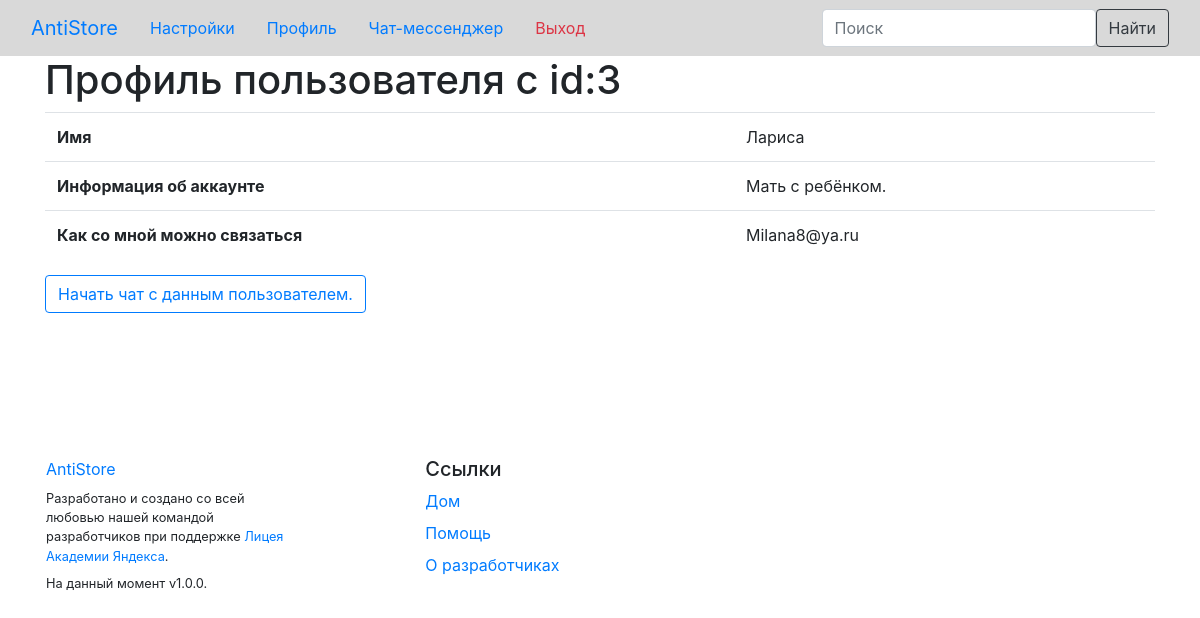
The app's page /profile/vp/3 (signed in) with its own data.
### data/users.py (models this page shows, shortened)
class User(SqlAlchemyBase, UserMixin, SerializerMixin):
    __tablename__ = 'users'
    id = sqlalchemy.Column(sqlalchemy.Integer, primary_key=True, autoincrement=True)
    name = sqlalchemy.Column(sqlalchemy.String, nullable=True)
    description = sqlalchemy.Column(sqlalchemy.String)
    address = sqlalchemy.Column(sqlalchemy.String, index=True, unique=True, nullable=True)
    password = sqlalchemy.Column(sqlalchemy.String, nullable=True)
    communication = sqlalchemy.Column(sqlalchemy.String, nullable=True)

### server.py (the view)
@app.route('/profile/vp/<id>', methods=['GET'])
def profilePub(id):
    db_sess = db_session.create_session()
    this_user = db_sess.query(User).filter(User.id == int(id))[0]
    _icon_bool = 1 if os.path.isdir(f'notsystemfiles/{current_user.id}/icon') else 0
    return render_template('profilePubT.html', title=this_user.name, user=this_user, _icon=_icon_bool)

### data/db_session.py (called while the page is built)
def create_session() -> Session:
    global __factory
    return __factory()

### server.py (called while the page is built)
@login_manager.user_loader
def load_user(user_id):
    db_sess = db_session.create_session()
    return db_sess.get(User, user_id)

### templates/profilePubT.html (shortened to what this page needs)
{% extends "base.html" %}
{% block content %}
<h1>Профиль пользователя с id:{{user.id}}</h1>
<table class="table">
    <tbody>
    <tr>
        <th scope="row">Имя</th>
        <td>{{user.name}}</td>
    </tr>
    <tr>
        <th scope="row">Информация об аккаунте</th>
        <td>{{user.description}}</td>
    </tr>
    <tr>
        <th scope="row">Как со мной можно связаться</th>
        <td>{{user.communication}}</td>
    </tr>
    </tbody>
</table>
<form class="d-flex" method="post">
    <button class="btn btn-outline-primary" type="submitStartChat">Начать чат с данным пользователем.</button>
</form>
{% endblock %}

### templates/base.html (style rules this page uses)
html, body { background-image: url("https://bogatyr.club/uploads/posts/2023-02/1677448103_bogatyr-club-p-svetlo-serii-tsvet-fon-pinterest-46.jpg"); }

### records on screen
User: id "3", name "Лариса", description "Мать с ребёнком.", communication "Milana8@ya.ru"
